Frame 1 (no input): blank canvas, image omitted
Frame 60 (the mouse pressed at the canvas centre just before this capture): blank canvas, image omitted
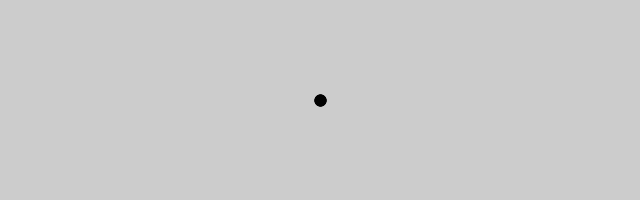
Frame 120 (the mouse held since frame 60 and released just before this capture)

The Processing sketch whose frames 1 and 60 were blank and that drew this single picture after the mouse press (run headless with seeded random() and noise(); from frame 60 on, the mouse is pressed at the canvas centre):

// Processing sketch: Animator
// ── Animator.pde
/**
 * Animator.
 * 
 * Click and drag to draw and start the program.
 * 
 * A simple animation tool that displays a continuous cycle of 
 * twenty-four images. Each image is displayed for 30 milliseconds 
 * to create animation. While each image is displayed, it’s possible 
 * to draw directly into it by pressing the mouse and moving the cursor.
 */

int currentFrame = 0;
PImage[] frames = new PImage[24];
int lastTime = 0;

void setup() 
{
  size(640, 200);
  strokeWeight(12);
  smooth();
  background(204);
  for (int i = 0; i < frames.length; i++) {
    frames[i] = get(); // Create a blank frame
  }
}

void draw() 
{
  int currentTime = millis();
  if (currentTime > lastTime+30) {
    nextFrame();
    lastTime = currentTime;
  }
  if (mousePressed == true) {
    line(pmouseX, pmouseY, mouseX, mouseY);
  }
}

void nextFrame() 
{
  frames[currentFrame] = get(); // Get the display window
  currentFrame++; // Increment to next frame
  if (currentFrame >= frames.length) {
    currentFrame = 0;
  }
  image(frames[currentFrame], 0, 0);
}
